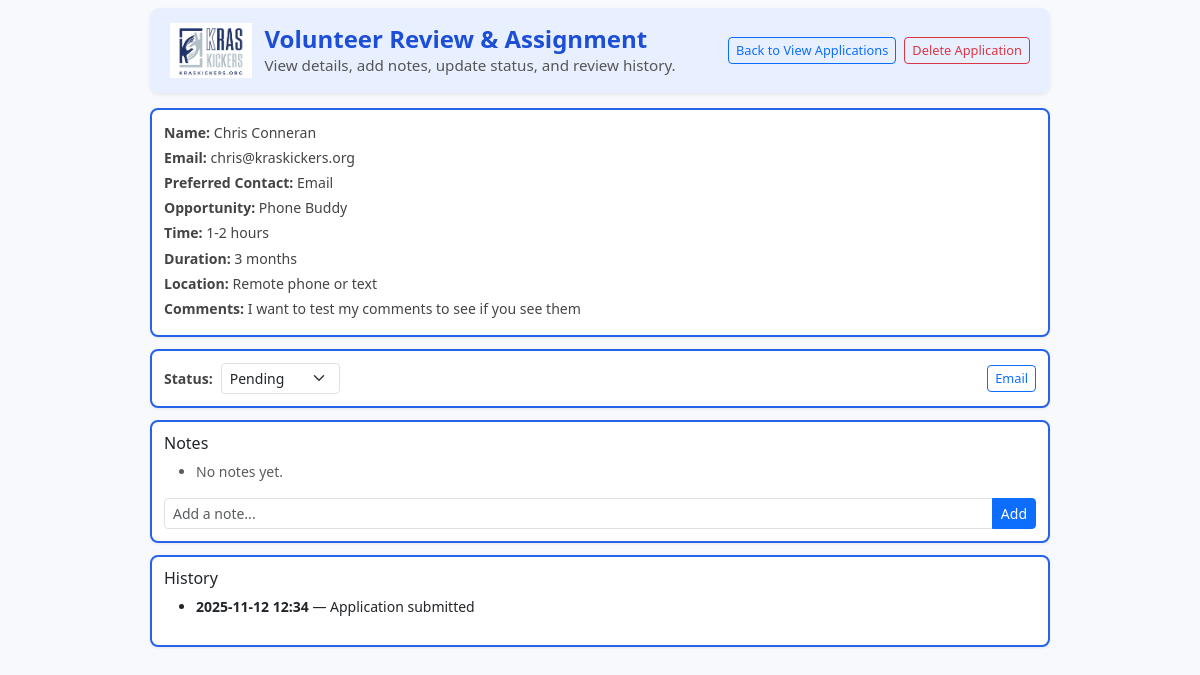
Screenshot of /volunteer/31 with the database file from the repository.
### tables this page shows
CREATE TABLE applications (
    id INTEGER PRIMARY KEY AUTOINCREMENT,
    first_name TEXT,
    last_name TEXT,
    email TEXT,
    phone TEXT,
    contact TEXT,
    title TEXT,
    time TEXT,
    duration TEXT,
    location TEXT,
    comments TEXT,
    status TEXT DEFAULT 'Pending',
    timestamp TEXT,
    history TEXT,
    notes TEXT
);

### app.py (the view)
@app.route("/volunteer/<int:app_id>")
def volunteer_detail(app_id):
    conn = get_db_connection()
    row = conn.execute(
        "SELECT * FROM applications WHERE id = ?",
        (app_id,)
    ).fetchone()
    if not row:
        conn.close()
        return "Volunteer not found", 404
    app_entry = dict(row)
    history_raw = app_entry.get("history")
    if isinstance(history_raw, str) and history_raw.strip():
        try:
            app_entry["history"] = json.loads(history_raw)
        except json.JSONDecodeError:
            app_entry["history"] = []
    else:
        app_entry["history"] = []
    notes_raw = app_entry.get("notes")
    if isinstance(notes_raw, str) and notes_raw.strip():
        try:
            app_entry["notes"] = json.loads(notes_raw)
        except json.JSONDecodeError:
            app_entry["notes"] = []
    else:
        app_entry["notes"] = []
    opp_row = conn.execute(
        "SELECT id FROM opportunities WHERE title = ?",
        (app_entry.get("title", ""),)
    ).fetchone()
    conn.close()
    back_opp_id = opp_row["id"] if opp_row else None
    return render_template(
        "review_detail.html",
        app=app_entry,
        back_opp_id=back_opp_id,
    )

### app.py (called while the page is built)
def get_db_connection():
    conn = sqlite3.connect(DB_FILE)
    conn.row_factory = sqlite3.Row
    return conn

### templates/review_detail.html (shortened to what this page needs)
<!doctype html>
<html lang="en">
  <head>
    <link href="https://cdn.jsdelivr.net/npm/bootstrap@5.3.3/dist/css/bootstrap.min.css" rel="stylesheet">
  </head>
  <body class="p-2">
    <div class="wrap">
      <div class="header-bar shadow-sm">
        <div class="header-left">
          <img src="{{ url_for('static', filename='kras_logo.png') }}" alt="KRAS Kickers Logo" class="logo">
          <div class="header-text">
            <h2>Volunteer Review & Assignment</h2>
            <p>View details, add notes, update status, and review history.</p>
          </div>
        </div>
        <div class="d-flex flex-column flex-sm-row gap-2">
          <a
            id="backButton"
            href="{% if back_opp_id %}
                     {{ url_for('view_applicants', opp_id=back_opp_id) }}
                   {% else %}
                     {{ url_for('volunteers') }}
                   {% endif %}"
            class="btn btn-outline-primary btn-sm">
            Back to View Applications
          </a>
          <button id="deleteButton" class="btn btn-outline-danger btn-sm">
            Delete Application
          </button>
        </div>
      </div>
      <div class="section">
        <div class="small-text"><b>Name:</b> {{ app.first_name or app.name }} {{ app.last_name or "" }}</div>
        <div class="small-text"><b>Email:</b> {{ app.email }}</div>
        <div class="small-text"><b>Preferred Contact:</b> {{ app.contact or app.contact_pref }}</div>
        <div class="small-text"><b>Opportunity:</b> {{ app.title }}</div>
        <div class="small-text"><b>Time:</b> {{ app.time }}</div>
        <div class="small-text"><b>Duration:</b> {{ app.duration }}</div>
        <div class="small-text"><b>Location:</b> {{ app.location }}</div>
        {% if app.comments %}
        <div class="small-text"><b>Comments:</b> {{ app.comments }}</div>
        {% endif %}
      </div>
      <div class="section d-flex align-items-center gap-2">
        <div class="small-text mb-0"><b>Status:</b></div>
        <select id="statusSelect" class="form-select form-select-sm w-auto">
          <option value="Pending" {{ "selected" if app.status == "Pending" }}>Pending</option>
        </select>
        <a href="mailto:{{ app.email }}" class="btn btn-outline-primary btn-sm ms-auto">Email</a>
      </div>
      <div class="section">
        <h6 class="mb-2">Notes</h6>
        <ul class="small">
          {% for note in app.notes or [] %}
          <li><b>{{ note.timestamp }}</b> — {{ note.note }}</li>
          {% else %}
          <li class="text-muted">No notes yet.</li>
          {% endfor %}
        </ul>
        <form id="noteForm" class="mt-2">
          <div class="input-group input-group-sm">
            <input type="text" name="note" class="form-control" placeholder="Add a note...">
            <button class="btn btn-primary btn-sm">Add</button>
          </div>
        </form>
      </div>
      <div class="section">
        <h6 class="mb-2">History</h6>
        <ul class="small">
          {% for h in app.history or [] %}
          <li><b>{{ h.timestamp }}</b> — {{ h.event }}</li>
          {% else %}
          <li class="text-muted">No history yet.</li>
          {% endfor %}
        </ul>
      </div>
    </div>
  </body>
</html>

### templates/review_detail.html (style rules this page uses)
body { background-color: #f8f9fc; font-family: 'Segoe UI', Tahoma, Verdana, sans-serif; }
.wrap { max-width: 900px; margin: 0 auto; }
.header-bar { background-color: #e8f0ff; border-radius: 10px; padding: 15px 20px; margin-bottom: 15px; display: flex; justify-content: space-between; align-items: center; flex-wrap: wrap; gap: 10px; box-shadow: 0 1px 3px rgba(0, 0, 0, 0.05); }
.header-left { display: flex; align-items: center; gap: 12px; }
.logo { height: 55px; width: auto; }
.header-text h2 { font-weight: 700; font-size: 1.5rem; color: #1d4ed8; margin-bottom: 0; }
.header-text p { margin-bottom: 0; font-size: 0.95rem; color: #555; }
.section { background: white; border: 2px solid #2563eb; border-radius: 8px; padding: 12px; margin-bottom: 12px; box-shadow: 0 1px 3px rgba(0, 0, 0, 0.08); }
.small-text { font-size: 0.88rem; color: #444; margin-bottom: 4px; }
.btn-sm { font-size: 0.8rem; padding: 3px 7px; }

### rows the page displays
applications: first_name "Chris", last_name "Conneran", email "chris@kraskickers.org", contact "Email", title "Phone Buddy", time "1-2 hours", duration "3 months", location "Remote phone or text", comments "I want to test my comments to see if you see them"

### other values shown
{{ h.timestamp }} "2025-11-12 12:34"
{{ h.event }} "Application submitted"
